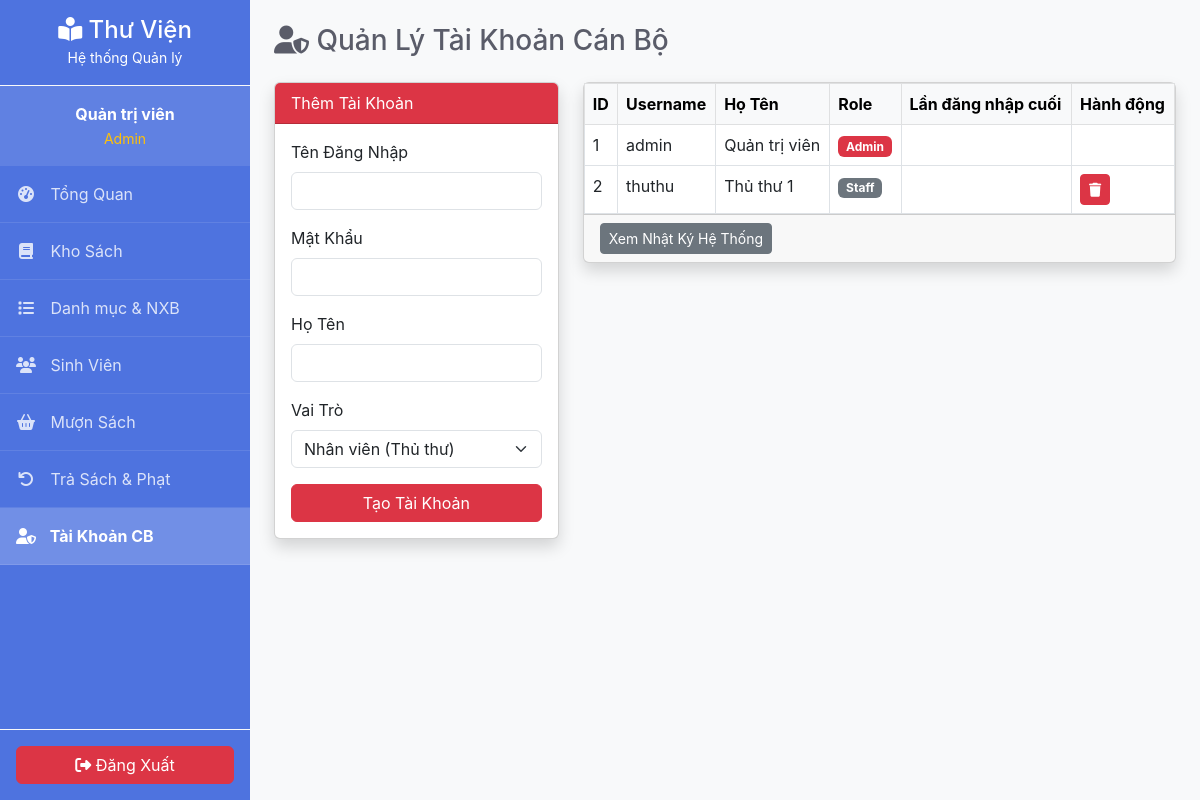
The page /modules/admin/accounts.php (signed in) on the database its author committed.
### tables this page shows
CREATE TABLE accounts (
    id INT AUTO_INCREMENT PRIMARY KEY,
    username VARCHAR(50) NOT NULL UNIQUE,
    password VARCHAR(255) NOT NULL,
    fullname VARCHAR(100) NOT NULL,
    role ENUM('admin', 'staff') DEFAULT 'staff',
    last_login DATETIME
);

### modules/admin/accounts.php (the view, shortened to what this page needs)
<?php
require_once '../../config/db.php';
require_once '../../includes/header.php';
$accounts = $pdo->query("SELECT * FROM accounts")->fetchAll();
?>
<h3><i class="fas fa-user-shield"></i> Quản Lý Tài Khoản Cán Bộ</h3>
<div class="row mt-4">
    <div class="col-md-4">
        <div class="card shadow">
            <div class="card-header bg-danger text-white">Thêm Tài Khoản</div>
            <div class="card-body">
                <form method="POST">
                    <div class="mb-3">
                        <label class="form-label">Tên Đăng Nhập</label>
                        <input type="text" name="username" class="form-control" required>
                    </div>
                    <div class="mb-3">
                        <label class="form-label">Mật Khẩu</label>
                        <input type="password" name="password" class="form-control" required>
                    </div>
                    <div class="mb-3">
                        <label class="form-label">Họ Tên</label>
                        <input type="text" name="fullname" class="form-control" required>
                    </div>
                    <div class="mb-3">
                        <label class="form-label">Vai Trò</label>
                        <select name="role" class="form-select">
                            <option value="staff">Nhân viên (Thủ thư)</option>
                        </select>
                    </div>
                    <button type="submit" name="add_account" class="btn btn-danger w-100">Tạo Tài Khoản</button>
                </form>
            </div>
        </div>
    </div>
    <div class="col-md-8">
        <div class="card shadow">
            <div class="card-body p-0">
                <table class="table table-bordered mb-0">
                    <thead class="table-light">
                        <tr>
                            <th>ID</th>
                            <th>Username</th>
                            <th>Họ Tên</th>
                            <th>Role</th>
                            <th>Lần đăng nhập cuối</th>
                            <th>Hành động</th>
                        </tr>
                    </thead>
                    <tbody>
                        <?php foreach($accounts as $acc): ?>
                        <tr>
                            <td><?php echo $acc['id']; ?></td>
                            <td><?php echo htmlspecialchars($acc['username']); ?></td>
                            <td><?php echo htmlspecialchars($acc['fullname']); ?></td>
                            <td>
                                <span class="badge bg-<?php echo $acc['role'] == 'admin' ? 'danger' : 'secondary'; ?>">
                                    <?php echo ucfirst($acc['role']); ?>
                                </span>
                            </td>
                            <td><?php echo $acc['last_login']; ?></td>
                            <td>
                                <?php if($acc['id'] != $_SESSION['user_id']): ?>
                                <a href="accounts.php?delete=<?php echo $acc['id']; ?>" class="btn btn-sm btn-danger" onclick="return confirm('Xóa tài khoản này?')">
                                    <i class="fas fa-trash"></i>
                                </a>
                                <?php endif; ?>
                            </td>
                        </tr>
                        <?php endforeach; ?>
                    </tbody>
                </table>
            </div>
            <div class="card-footer">
                <a href="logs.php" class="btn btn-sm btn-secondary">Xem Nhật Ký Hệ Thống</a>
            </div>
        </div>
    </div>
</div>
<?php require_once '../../includes/footer.php'; ?>

### assets/css/style.css (style rules this page uses)
:root { --primary-color: #4e73df; --secondary-color: #858796; --success-color: #1cc88a; --info-color: #36b9cc; --warning-color: #f6c23e; --danger-color: #e74a3b; --light-color: #f8f9fa; --dark-color: #5a5c69; }
body { font-family: 'Nunito', -apple-system, BlinkMacSystemFont, "Segoe UI", Roboto, "Helvetica Neue", Arial, sans-serif; background-color: #f8f9fa; color: #5a5c69; }

### rows shown on the page
accounts: id "1", username "admin", fullname "Quản trị viên", role "Admin"
accounts: id "2", username "thuthu", fullname "Thủ thư 1", role "Staff"

### other values the page prints
$_SESSION['fullname'] "Quản trị viên"
$_SESSION['role'] "Admin"
